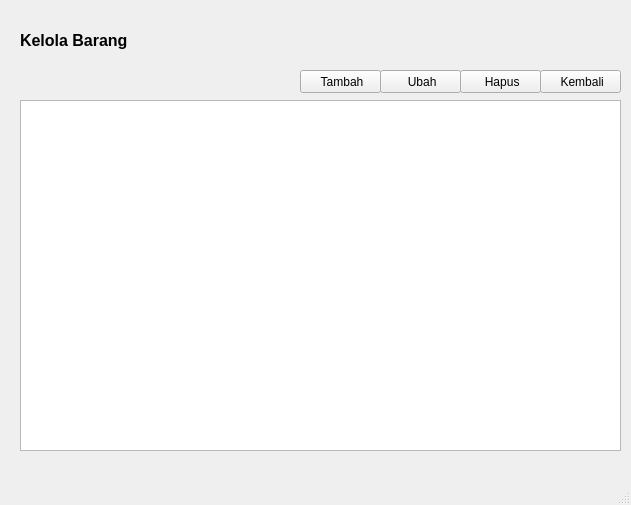
<?xml version="1.0" encoding="UTF-8"?>
<ui version="4.0">
 <class>MainWindow</class>
 <widget class="QMainWindow" name="MainWindow">
  <property name="geometry">
   <rect>
    <x>0</x>
    <y>0</y>
    <width>631</width>
    <height>505</height>
   </rect>
  </property>
  <property name="windowTitle">
   <string>MainWindow</string>
  </property>
  <widget class="QWidget" name="centralwidget">
   <widget class="QLabel" name="label">
    <property name="geometry">
     <rect>
      <x>20</x>
      <y>30</y>
      <width>151</width>
      <height>21</height>
     </rect>
    </property>
    <property name="font">
     <font>
      <pointsize>12</pointsize>
      <weight>75</weight>
      <bold>true</bold>
     </font>
    </property>
    <property name="text">
     <string>Kelola Barang</string>
    </property>
   </widget>
   <widget class="QPushButton" name="pushButton">
    <property name="geometry">
     <rect>
      <x>300</x>
      <y>70</y>
      <width>81</width>
      <height>23</height>
     </rect>
    </property>
    <property name="text">
     <string> Tambah</string>
    </property>
    <property name="icon">
     <iconset>
      <normaloff>../icon/tambah.png</normaloff>../icon/tambah.png</iconset>
    </property>
    <property name="iconSize">
     <size>
      <width>12</width>
      <height>12</height>
     </size>
    </property>
   </widget>
   <widget class="QPushButton" name="pushButton_2">
    <property name="geometry">
     <rect>
      <x>380</x>
      <y>70</y>
      <width>81</width>
      <height>23</height>
     </rect>
    </property>
    <property name="text">
     <string> Ubah</string>
    </property>
    <property name="icon">
     <iconset>
      <normaloff>../icon/ubah.png</normaloff>../icon/ubah.png</iconset>
    </property>
    <property name="iconSize">
     <size>
      <width>12</width>
      <height>12</height>
     </size>
    </property>
   </widget>
   <widget class="QPushButton" name="pushButton_3">
    <property name="geometry">
     <rect>
      <x>460</x>
      <y>70</y>
      <width>81</width>
      <height>23</height>
     </rect>
    </property>
    <property name="text">
     <string> Hapus</string>
    </property>
    <property name="icon">
     <iconset>
      <normaloff>../icon/hapus.png</normaloff>../icon/hapus.png</iconset>
    </property>
    <property name="iconSize">
     <size>
      <width>12</width>
      <height>12</height>
     </size>
    </property>
   </widget>
   <widget class="QPushButton" name="pushButton_4">
    <property name="geometry">
     <rect>
      <x>540</x>
      <y>70</y>
      <width>81</width>
      <height>23</height>
     </rect>
    </property>
    <property name="text">
     <string> Kembali</string>
    </property>
    <property name="icon">
     <iconset>
      <normaloff>../icon/kembali.png</normaloff>../icon/kembali.png</iconset>
    </property>
    <property name="iconSize">
     <size>
      <width>12</width>
      <height>12</height>
     </size>
    </property>
   </widget>
   <widget class="QTableWidget" name="tableWidget">
    <property name="geometry">
     <rect>
      <x>20</x>
      <y>100</y>
      <width>601</width>
      <height>351</height>
     </rect>
    </property>
   </widget>
  </widget>
  <widget class="QMenuBar" name="menubar">
   <property name="geometry">
    <rect>
     <x>0</x>
     <y>0</y>
     <width>631</width>
     <height>21</height>
    </rect>
   </property>
  </widget>
  <widget class="QStatusBar" name="statusbar"/>
 </widget>
 <resources/>
 <connections/>
</ui>
